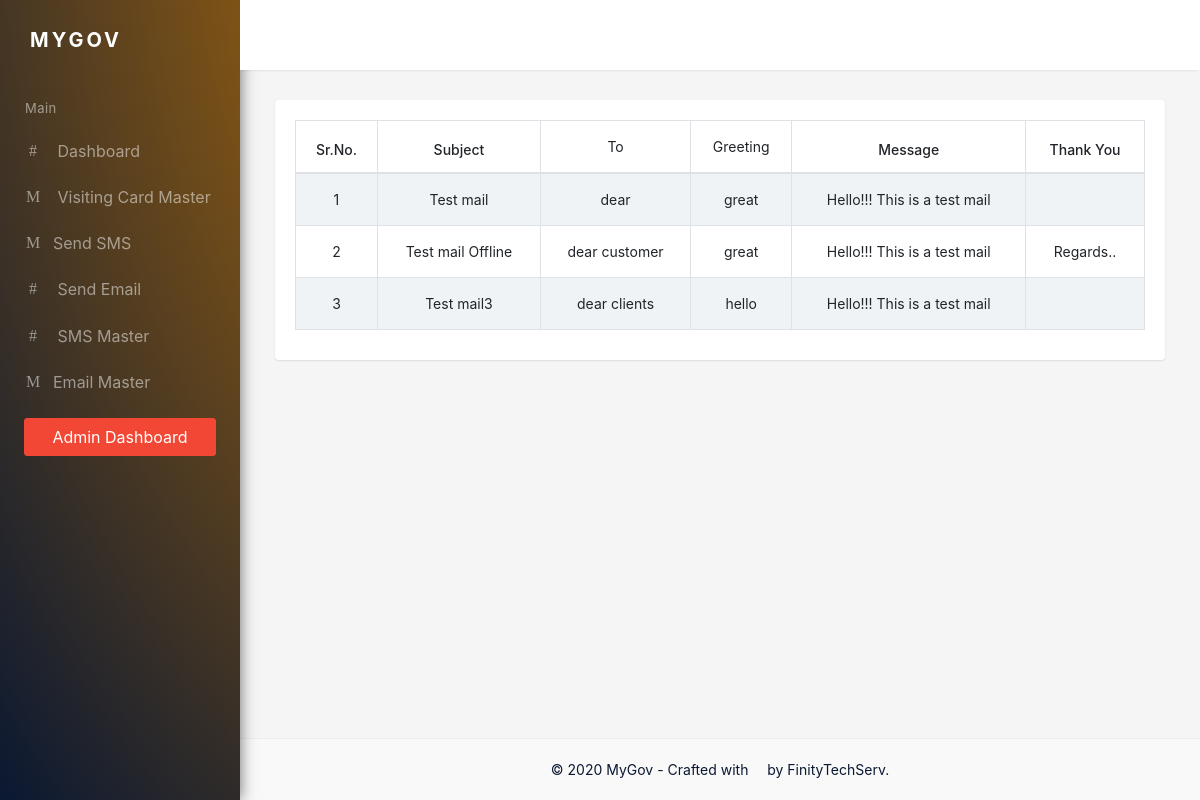
Screenshot of /email_manager/email_data/6 (signed in) with the database file from the repository.
### email_manager/models.py (models this page shows, shortened)
class EmailMaster(models.Model):
    client_id = models.ForeignKey(Portal_User,on_delete=models.CASCADE)
    subject = models.CharField(max_length=1000)
    to = models.CharField(max_length=1000,blank=True)
    greeting = models.CharField(max_length=1000,blank=True)
    message = models.TextField(max_length=2000)
    thank_you = models.CharField(max_length=1000,blank=True)
    created_at = models.DateTimeField(auto_now_add=True)
    updated_at = models.DateTimeField(auto_now=True)

### email_manager/views.py (the view)
# urls.py: path('email_data/<int:pk>',all_emails,name='email_data'),
@login_required(login_url = '/accounts/admin_login')
def all_emails(request,pk):
    client_object = Portal_User.objects.get(pk=pk)
    all_data = EmailMaster.objects.filter(client_id=client_object)
    data={'all_data':all_data,'user':client_object}
    return render(request,'email_manager/email_master.html',data)

### templates/email_manager/email_master.html (shortened to what this page needs)
{% extends 'accounts/base_client.html' %}
{% load static %}
{% block stylesheets %}
<link href="{% static 'lead_manager/assets/plugins/datatables/dataTables.bootstrap4.min.css' %}" rel="stylesheet" type="text/css" />
<link href="{% static 'lead_manager/assets/plugins/datatables/buttons.bootstrap4.min.css' %}" rel="stylesheet" type="text/css" />
<link href="{% static 'lead_manager/assets/plugins/datatables/responsive.bootstrap4.min.css' %}" rel="stylesheet" type="text/css" />
{% endblock stylesheets %}
{% block content %}
<div class="row">
    <div class="col-12">
        <div class="card m-b-30">
            <div class="card-body">
                <table id="datatable-buttons" class="table table-striped table-bordered dt-responsive nowrap text-center" style="border-collapse: collapse; border-spacing: 0; width: 100%;">
                    <thead>
                        <tr>
                            <th>Sr.No.</th>
                            <th>Subject</th>
                            <td>To</td>
                            <td>Greeting</td>
                            <th>Message</th>
                            <th>Thank You</th>
                        </tr>
                    </thead>
                    <tbody>
                    {% for email in  all_data %}
                        <tr>
                            <td>{{forloop.counter}}</td>
                            <td>{{email.subject}}</td>
                            <td>{{email.to}}</td>
                            <td>{{email.greeting}}</td>
                            <td>{{email.message}}</td>
                            <td>{{email.thank_you}}</td>
                        </tr>
                        {% endfor %}
                    </tbody>
                </table>
            </div>
        </div>
    </div>
</div>
{% endblock %}

### static/lead_manager/assets/css/style.css (style rules this page uses)
body { background: #f5f5f5; margin: 0; font-size: 14px; }
html { overflow-x: hidden; position: relative; min-height: 100%; background: #f5f5f5; }
* { outline: none !important; }
.m-b-30 { margin-bottom: 30px; }
.card { border: none; -webkit-box-shadow: 0px 1px 2px 0px rgba(0, 0, 0, 0.1); box-shadow: 0px 1px 2px 0px rgba(0, 0, 0, 0.1); }
.table { margin-bottom: 10px; }
th { font-weight: 500; }
.table > tbody > tr > td, .table > tfoot > tr > td, .table > thead > tr > td { padding: 15px 12px; }
.table-hover tbody tr:hover, .table-striped tbody tr:nth-of-type(odd), .thead-default th { background-color: #eff3f6; }

### rows the page displays
EmailMaster: subject "Test mail", to "dear", greeting "great", message "Hello!!! This is a test mail"
EmailMaster: subject "Test mail Offline", to "dear customer", greeting "great", message "Hello!!! This is a test mail", thank_you "Regards.."
EmailMaster: subject "Test mail3", to "dear clients", greeting "hello", message "Hello!!! This is a test mail"
